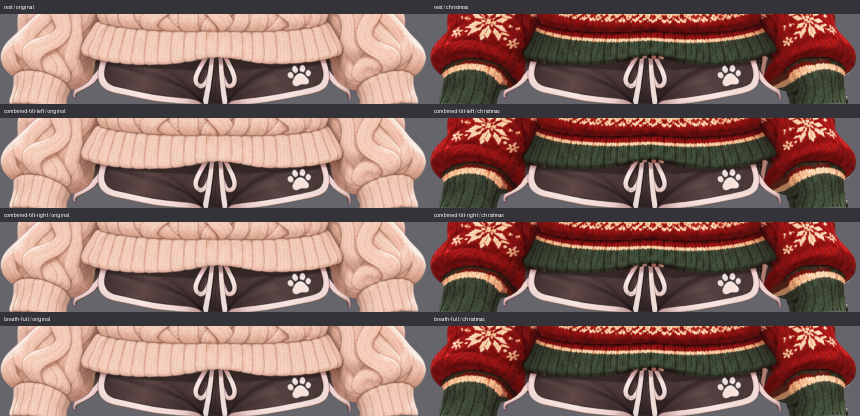
#> input picture assets/iki/mikan-v02/outfits/christmas-v1/rig-validation/cuff-hem-closeups.png, 1720 x 832 px, given in place of rest.png, which was not available (shown at 1/2 size)
$ python make_review.py
#> lines starting #> are read from the running program, lines starting #| are printed output that depends on the picture
from pathlib import Path
import sys,json,math
ROOT=Path(__file__).resolve().parent
sys.path.insert(0,str(ROOT.parents[3]/'.tools/psd-export'))
from PIL import Image,ImageDraw
import numpy as np
def image(folder,name):return Image.open(ROOT/folder/(name+'.png')).convert('RGBA')
#> called with folder = 'detail-original', name = 'rest'
#> call 2 of image, with folder = 'detail-christmas', name = 'rest'
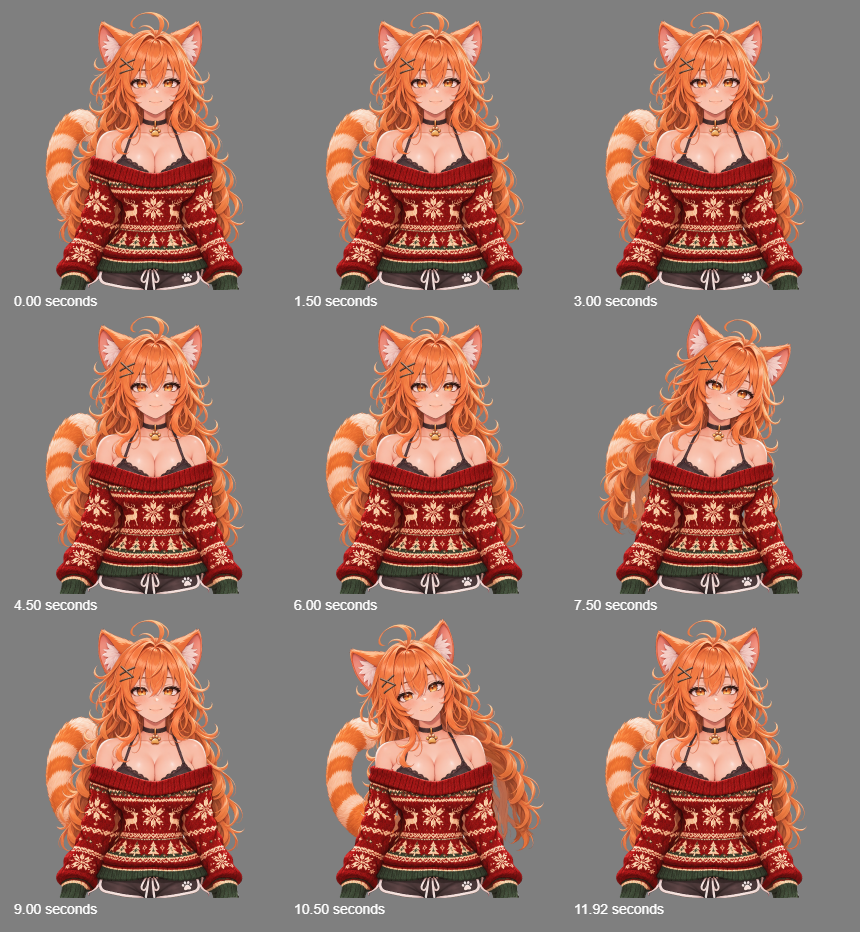
#> input picture assets/iki/mikan-v02/outfits/christmas-v1/rig-validation/motion-vchristmas-sheet.png, 860 x 932 px, given in place of rest.png, which was not available
#> in image, returned value is the input picture: PIL image 860x932 RGBA; mean R, G, B, A 151.9, 116.3, 105.8, 255
def flat(im):
 bg=Image.new('RGBA',im.size,'#65656b');bg.alpha_composite(im);return bg.convert('RGB')
def sheet(items,out,w,h,cols):
#> called with out = 'neutral-comparison.png', w = 640, h = 640, cols = 2
 result=Image.new('RGB',(cols*w,math.ceil(len(items)/cols)*(h+28)),'#333339');d=ImageDraw.Draw(result)
#> after `result = Image.new('RGB', (cols * w, math.ceil(len(items) / cols) * (h`:
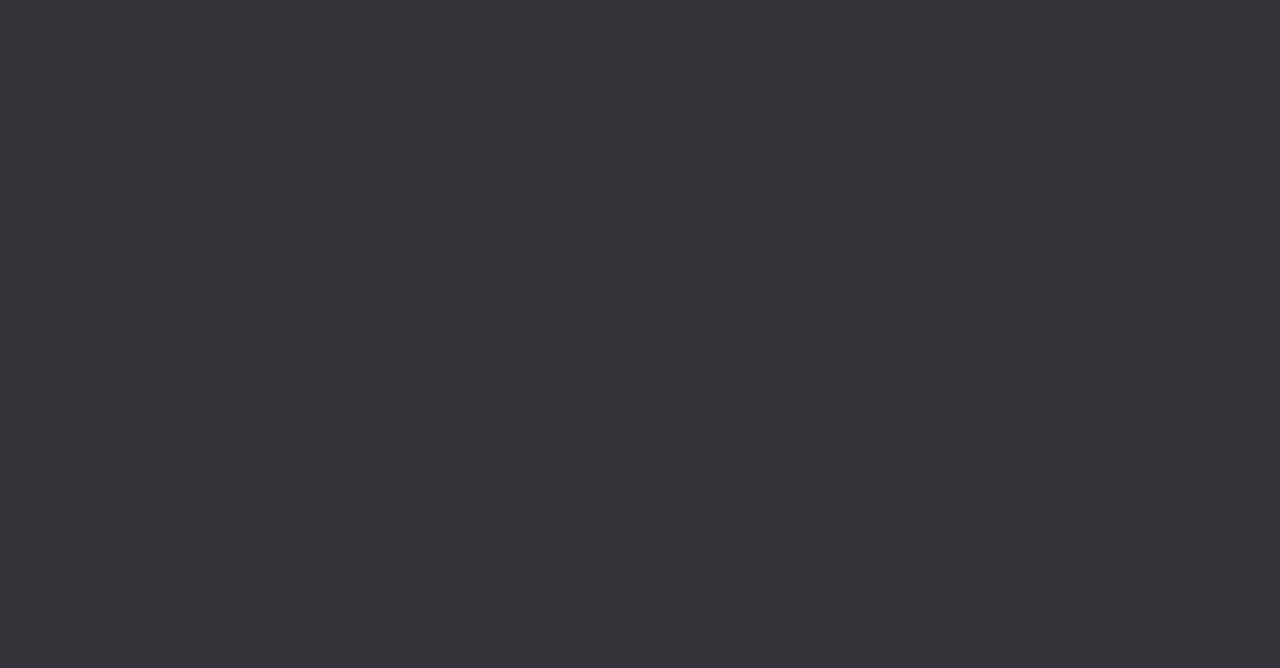
#> result: PIL image 1280x668 RGB; mean R, G, B 51, 51, 57
 for i,(label,im) in enumerate(items):
  x=i%cols*w;y=i//cols*(h+28);result.paste(flat(im).resize((w,h),Image.Resampling.LANCZOS),(x,y+28));d.text((x+8,y+8),label,fill='white')
#> this loop made 2 passes
#> (label, x, y) on passes 1 to 2: ('original', 0, 0), ('christmas', 640, 0)
#> pass 1, in flat, `bg = Image.new('RGBA', im.size, '#65656b')`:
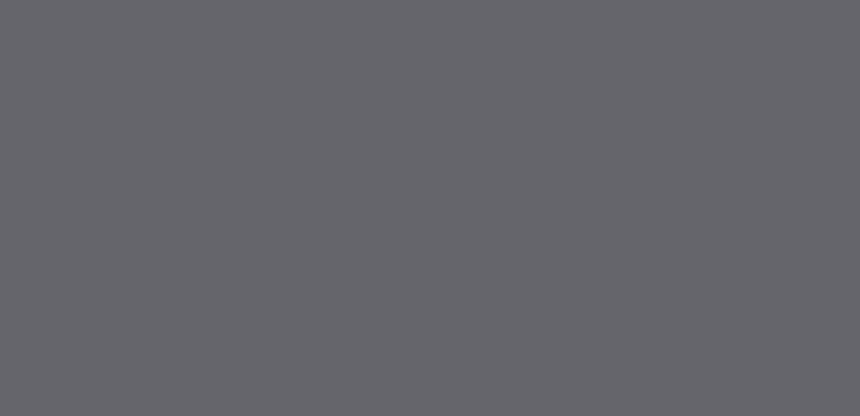
#> bg: PIL image 1720x832 RGBA (shown at 1/2 size); mean R, G, B, A 101, 101, 107, 255
#> pass 2, in flat (call 2), `bg = Image.new('RGBA', im.size, '#65656b')`:
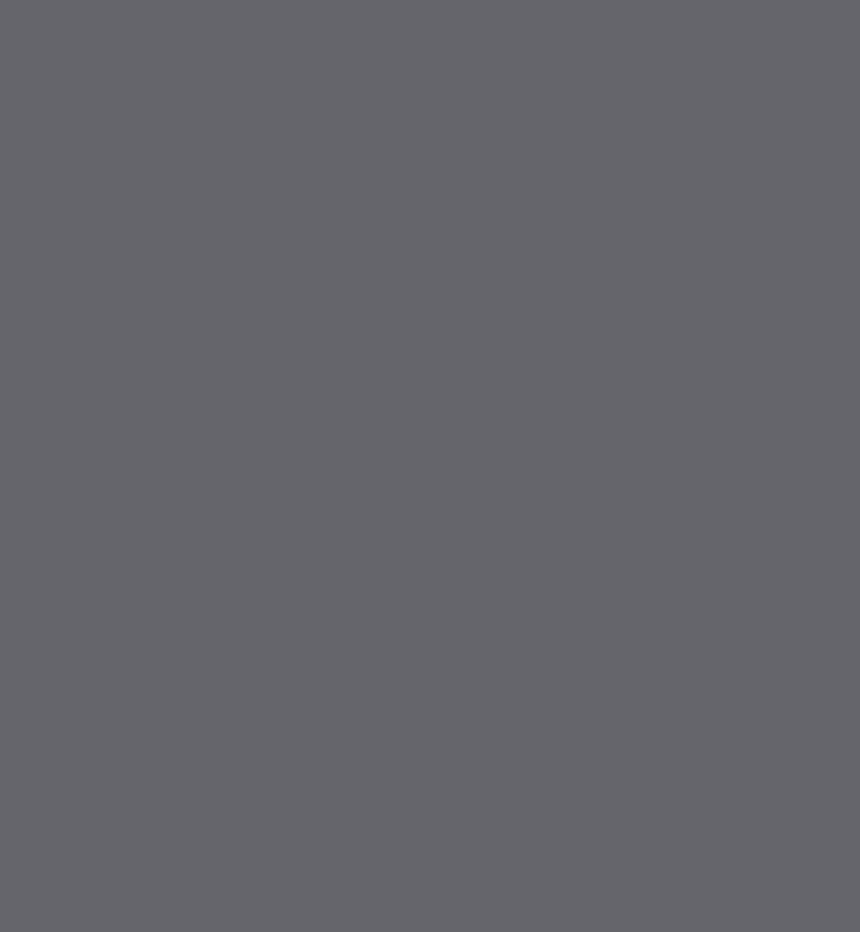
#> bg: PIL image 860x932 RGBA; mean R, G, B, A 101, 101, 107, 255
#> after the loop:
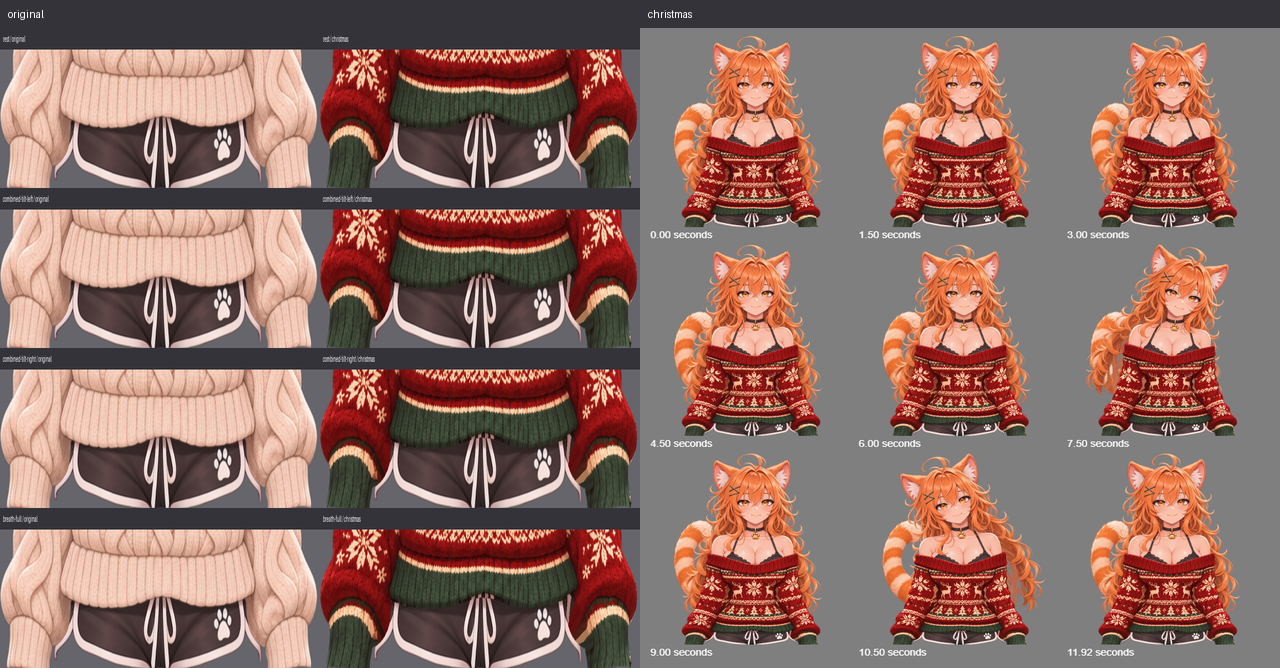
#> result: PIL image 1280x668 RGB; mean R, G, B 141, 108.6, 100.1
 result.save(ROOT/out)
versions=['original','christmas']
sheet([(v,image('detail-'+v,'rest')) for v in versions],'neutral-comparison.png',640,640,2)
poses=['head-turn-left','head-turn-right','head-tilt-left','head-tilt-right','body-tilt-left','body-tilt-right','combined-tilt-left','combined-tilt-right','opposed-left','opposed-right','stress-left','stress-right','breath-full']
sheet([(n+' / '+v,image('detail-'+v,n)) for n in poses for v in versions],'pose-comparison.png',320,320,4)
#> (the run stopped early here; a loop or call above may not have finished)
